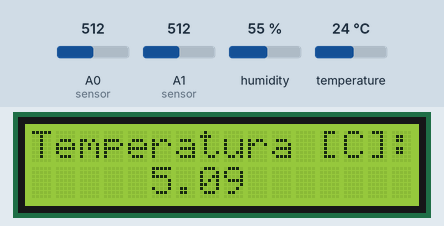
Bench run of a sketch on a simulated Arduino Uno, built with avr-gcc and run on an emulated ATmega328P. Parts: 16×2 character LCD. The test bench sets the inputs (shaded band); at power-on: humidity 55 %, A0 (sensor) = 512, A1 (sensor) = 512, temperature 24 °C. What the sketch prints to the serial monitor is not drawn.

Above: at 1.2 s.
1.3 s: humidity set to 22 %
At 2.5 s:
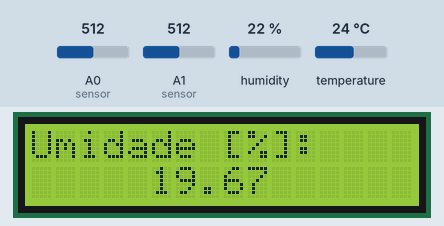
13.6 s: A0 (sensor) set to 716
At 19.3 s:
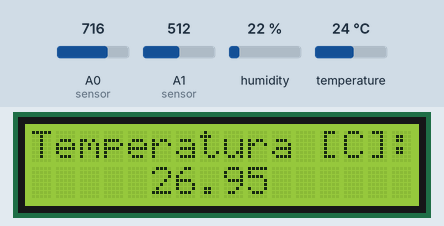
21.6 s: A1 (sensor) set to 716
At 23.0 s:
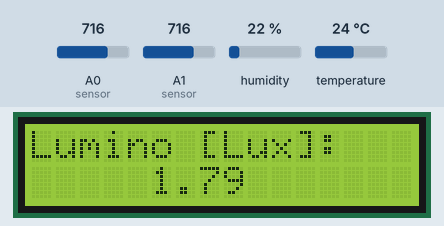
25.6 s: humidity set to 40 %
At 26.7 s:
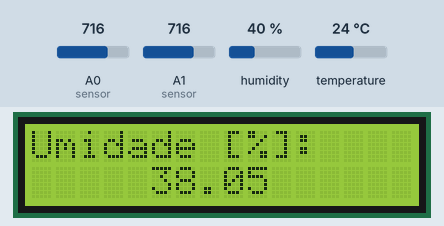
29.6 s: A0 (sensor) set to 992
At 31.4 s:
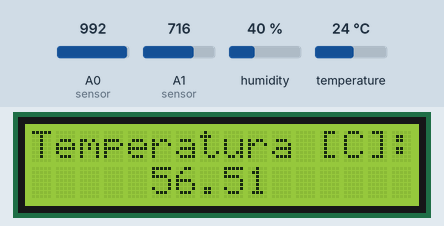
33.6 s: A1 (sensor) set to 992
At 35.1 s:
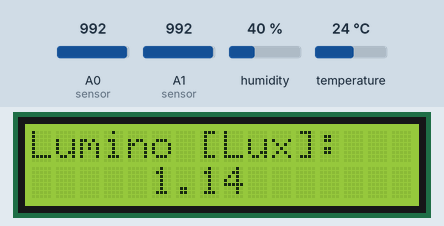
Timing chart, 0 to 36.6 s (numbered marks = the images above; inputs shaded):
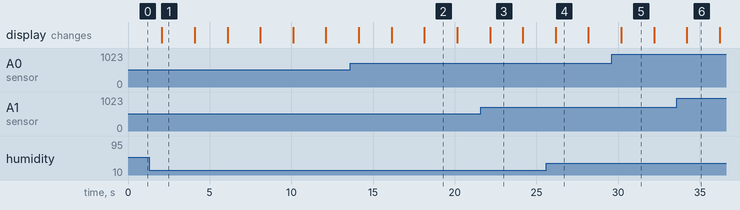

The sketch:

ProjetoFinal_FranciscoJanela.ino
```cpp
/*
    Projeto Final - Estação Meteorológica
    Curso: Instrumentação e Medição
    @Autor: Francisco Janela - 1C
    @Professor: Fabio Ferraz Junior
 */

/////////////// BIBLIOTECAS E VARIAVEIS //////////////////
// Liquid Crystal Display:
#include <LiquidCrystal.h>

const int rs = 12, en = 11, d4 = 5, d5 = 4, d6 = 3, d7 = 2;
LiquidCrystal lcd(rs, en, d4, d5, d6, d7);


// TMP 36:
float TMPcelsius = 0.0;
int TMPsensorValue;
float TMPtensao;


// DHT 22:
#include "DHT.h"

#define DHTPIN 7
#define DHTTYPE DHT22

DHT dht(DHTPIN,DHTTYPE);

float DHTumidade;


//LDR:
int LDRsensorValue;
float LDRtensao, LDRresistencia, LDRluminosidade;


//////////////////// SETUP DO CÓDIGO //////////////////////
void setup() {
  Serial.begin(9600);
  analogReference(INTERNAL);

  //LCD:
  lcd.begin(16,2);

  //TMP 36:
  pinMode(A0, INPUT);

  //DHT 22:
  dht.begin();

  //LDR:
  pinMode(A1, INPUT);

}

///////////////// DEFININDO SUB-ROTINAS ///////////////////
// Sub-rotina do TMP com calibração:
float TMP_celsiusCalibrado() {
  TMPsensorValue = analogRead(A0);                  // leitura do sensor
  TMPtensao = (TMPsensorValue*1.1)/1023.0;          // conversão para tensão
  TMPcelsius = 99.62636965*TMPtensao-49.75568659;   // conversão para graus Celsius com calibração
  return TMPcelsius;
}

// Sub-rotina do DHT22 com calibração:
float DHT_umidadeCalibrado() {
  DHTumidade = 1.020819677*dht.readHumidity()-2.784236918;  // calibração da medição
  return DHTumidade;
}

// Sub-rotina do LDR:
float LDR_luminosidade() {
  LDRsensorValue = analogRead(A1);                         // leitura do sensor
  LDRtensao = (LDRsensorValue/1023.0)*1.1;                 // conversão para tensao
  LDRresistencia = (LDRtensao*184000.0)/(3.3-LDRtensao);   // conversão para resistência
  LDRluminosidade = pow(10,5.0-log10(LDRresistencia));     // conversão para luminosidade
  return LDRluminosidade;
}


////////////////// ROTINA PRINCIPAL //////////////////////
void loop() {
  // print TMP36:
  lcd.clear();
  lcd.print("Temperatura [C]:");
  lcd.setCursor(5,1);
  lcd.print(TMP_celsiusCalibrado());
  Serial.print("\nTemperatura [C]: ");
  Serial.println(TMP_celsiusCalibrado());
  delay(2000);

  // print DHT22:
  lcd.clear();
  lcd.print("Umidade [%]:");
  lcd.setCursor(5,1);
  lcd.print(DHT_umidadeCalibrado());
  Serial.print("\nUmidade [%]: ");
  Serial.println(DHT_umidadeCalibrado());
  delay(2000);

  //print LDR:
  lcd.clear();
  lcd.print("Lumino [Lux]:");
  lcd.setCursor(5,1);
  lcd.print(LDR_luminosidade());
  Serial.print("\nLuminosidade [Lux]: ");
  Serial.println(LDR_luminosidade());
  delay(2000);
}
```

Measured:
- what the display in image 1 shows lasts 2.0 s, from 2.1 s to 4.1 s
